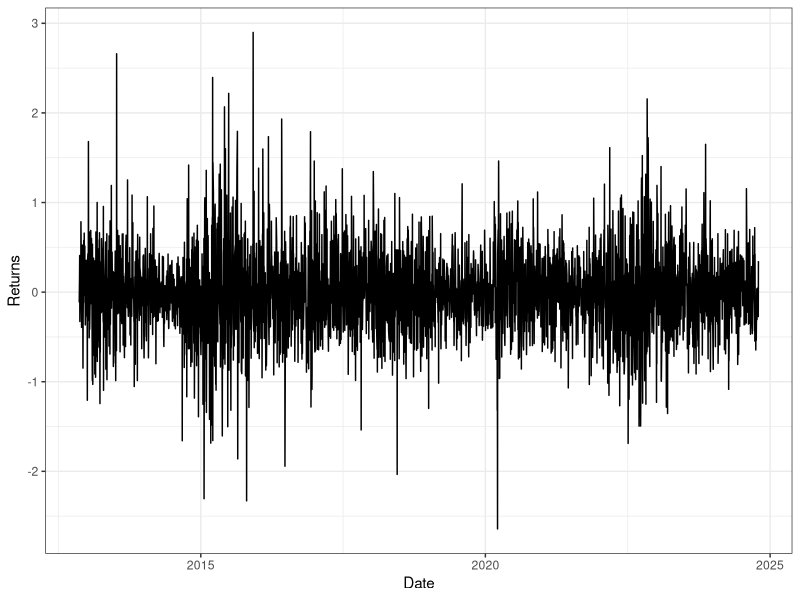
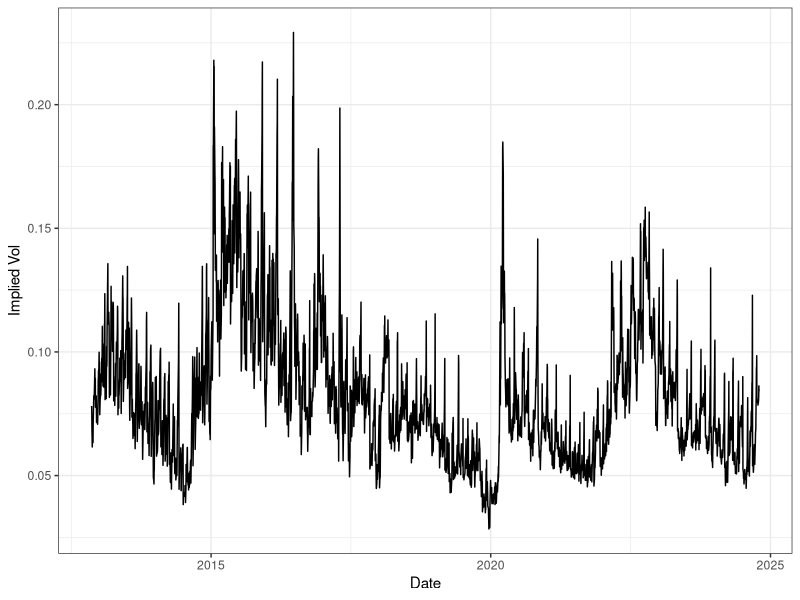
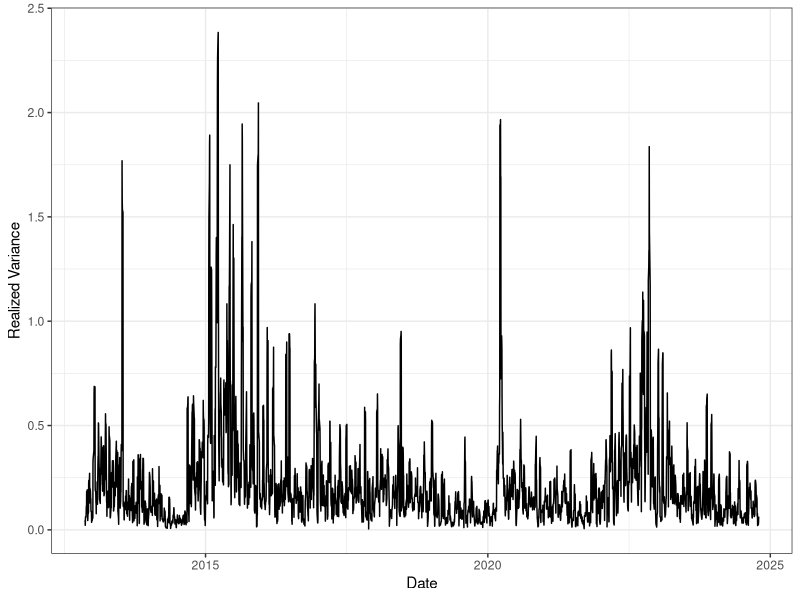

Generate these figures, in order, with R:
library(tidyverse)
library(ggplot2)


data = read.csv("Combined_Data.csv")

data <- data %>%
  select( - X) %>%
  mutate(date = as.Date(date, format = "%Y-%m-%d"))

subset_data <- data[(nrow(data) - 3100):nrow(data), ]

Returns = ggplot(subset_data, aes(x=date,y=RR)) + geom_line() + theme_bw() + xlab("Date") + ylab("Returns")

IV = ggplot(subset_data, aes(x=date,y=atm1W)) + geom_line() + theme_bw() + xlab("Date") + ylab("Implied Vol")

RV = ggplot(subset_data, aes(x=date,y=RealizedVariance)) + geom_line() + theme_bw() + xlab("Date") + ylab("Realized Variance")

ggsave("Returns.png", plot = Returns, width = 15, height = 5, dpi = 300)
ggsave("IV.png", plot = IV, width = 15, height = 5, dpi = 300)
ggsave("RV.png", plot = RV, width = 15, height = 5, dpi = 300)

cor(subset_data$atm1W,subset_data$RealizedVariance)

